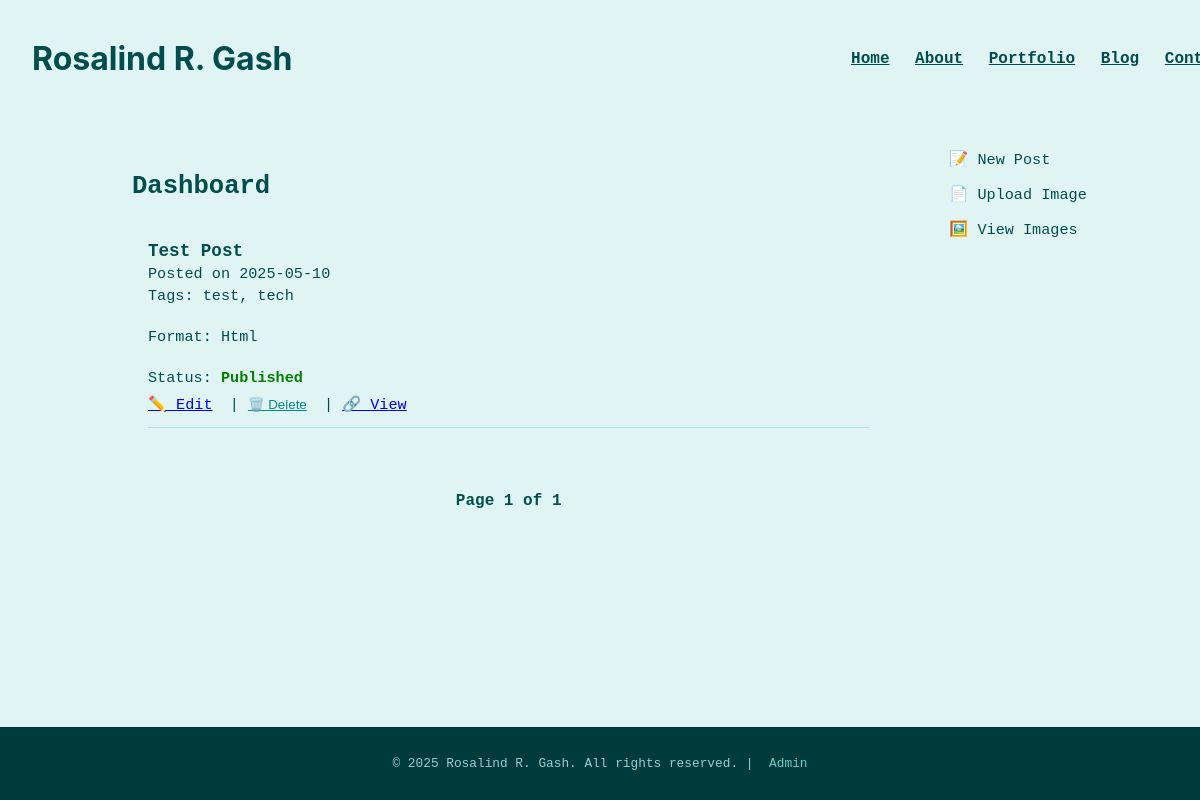
/dashboard, run on the app's committed database.
### tables this page shows
CREATE TABLE "posts" (
	"id"	INTEGER,
	"title"	TEXT NOT NULL,
	"content"	TEXT NOT NULL,
	"slug"	TEXT NOT NULL UNIQUE,
	"tags"	TEXT,
	"created_at"	TIMESTAMP DEFAULT CURRENT_TIMESTAMP,
	"status"	TEXT NOT NULL,
	"format"	TEXT NOT NULL DEFAULT 'standard',
	PRIMARY KEY("id" AUTOINCREMENT)
);

### app.py (the view)
@app.route("/dashboard")
def dashboard():
    page = int(request.args.get("page", 1))
    per_page = 5
    offset = (page - 1) * per_page
    with sqlite3.connect(DATABASE) as conn:
        conn.row_factory = sqlite3.Row
        total = conn.execute("SELECT COUNT(*) FROM posts").fetchone()[0]
        total_pages = max(1, (total + per_page - 1) // per_page)
        if page > total_pages:
            return redirect(url_for('dashboard', page=total_pages))
        elif page < 1:
            return redirect(url_for('dashboard', page=1))
        posts = conn.execute(
            "SELECT * FROM posts ORDER BY created_at DESC LIMIT ? OFFSET ?",
            (per_page, offset)
        ).fetchall()
    return render_template("dashboard.html", posts=posts, page=page, total_pages=total_pages)

### templates/dashboard.html (shortened to what this page needs)
{% extends "base.html" %}
{% block body_id %}dashboard-page{% endblock %}
{% block body_class %}dashboard-page{% endblock %}
{% block content %}
<div class="dashboard-layout">
  <aside class="dashboard-sidebar">
    <p><a href="{{ url_for('new_post') }}">📝 New Post</a></p>
    <p><a href="{{ url_for('upload_image') }}">📄 Upload Image</a></p>
    <p><a href="{{ url_for('view_uploads') }}">🖼️ View Images</a></p>
  </aside>
  <section class="page-content">
    <h1>Dashboard</h1>
    {% if posts %}
      <div class="dashboard-posts">
        {% for post in posts %}
         <div class="dashboard-post-block">
          <div><strong>{{ post['title'] }}</strong></div>
          <div><small>Posted on {{ post['created_at'][:10] }}</small></div>
          <div>
            <small>Tags: {{ post['tags'] }}</small><br />
            <small>Format: {{ post['format']|capitalize }}</small><br />
            <small>
              Status:
              {% if post['status'] == 'published' %}
                <span class="status published">Published</span>
              {% else %}
                <span class="status draft">Draft</span>
              {% endif %}
            </small>
          </div>
          <div class="dashboard-post-links">
           <a href="/edit/{{ post['slug'] }}">✏️ Edit</a> |
           <form action="{{ url_for('delete', slug=post['slug']) }}" method="POST" style="display: inline;">
            <button type="submit" style="background: none; border: none; color: #008a8a; cursor: pointer; padding: 0; text-decoration: underline;">🗑️ Delete</button>
           </form> |
           <a href="/post/{{ post['slug'] }}">🔗 View</a>
         </div>
      </div>
        {% endfor %}
      </div>
    {% else %}
      <p>No posts available.</p>
    {% endif %}
    {% if page and total_pages %}
      <div class="pagination" style="margin-top: 2rem;">
        <span>Page {{ page }} of {{ total_pages }}</span>
      </div>
    {% endif %}
  </section>
</div>
{% endblock %}

### static/style_dashboard_merged.css (style rules this page uses)
body, html { background-color: #e0f5f3; color: #004d4d; font-family: "Courier New", monospace; height: 100%; margin: 0; overflow-x: hidden; padding: 0; }
form { box-sizing: border-box; max-width: 800px; width: 100%; }
h1, h2, h3 { color: #004d4d; }
h1 { color: #66ffcc; font-family: monospace; font-size: 1.5rem; }
.page-content { display: flex; flex-direction: row; gap: 2rem; max-width: 1000px; margin: 0 auto; padding: 2rem; }
.pagination { margin-top: 20px; text-align: center; }
.pagination span { color: #004f4f; font-weight: bold; margin: 0 10px; }
.status.published { color: green; font-weight: bold; }
.dashboard-posts { max-width: 800px; margin: 0 auto; padding: 1rem; }
.dashboard-post-block { padding: 1rem 0; border-bottom: 1px solid #b3e0e0; }
.dashboard-post-block strong, .dashboard-post-block small, .dashboard-post-links { display: block; font-size: 0.95rem; margin-bottom: 0.3rem; }
.dashboard-post-links a, .dashboard-post-links form { display: inline; font-size: 0.95rem; margin-right: 0.5rem; }
.dashboard-post-block { padding: 0.5rem 0; margin-bottom: 1rem; border-bottom: 1px solid #b3e0e0; }
.dashboard-post-block strong { font-size: 1.1rem; font-weight: 600; color: #004d4d; display: block; margin-bottom: 0.25rem; }
.dashboard-post-links { display: block !important; margin-top: 0.5rem; }
.dashboard-post-links a, .dashboard-post-links form { display: inline-block; font-size: 0.95rem; margin-right: 0.5rem; }
#dashboard-page .page-content { display: block !important; width: 100%; }
.dashboard-layout { display: flex; flex-direction: row-reverse; gap: 2rem; max-width: 1000px; margin: 0 auto; }
.dashboard-sidebar { width: 200px; padding-top: 1rem; font-size: 0.95rem; }
.dashboard-sidebar a { display: block; margin-bottom: 1rem; color: #004d4d; text-decoration: none; }
#dashboard-page h1 { color: #004d4d; font-size: 1.6rem; margin-bottom: 1rem; }

### data on the page
posts: title "Test Post", created_at "2025-05-10", tags "test, tech", format "Html", status "Published"

### other printed values
{{ page }} "1"
{{ total_pages }} "1"
